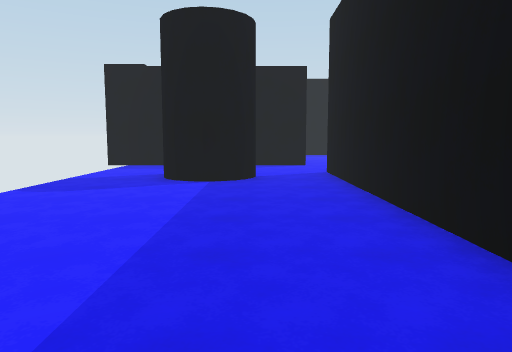
view 1 (above)

16 first-person views from a walk through a 3-D level made in the Unity game engine. The camera is 1.4 m above the floor, tilts 6° down and sees 70° across. The floor is counted in squares, 2 m on a side. Each view is taken from the middle of a square. On the plan, view 1 faces up. The plan holds only what a view shows up to about 11 squares ahead; the rest is blank. The place goes on beyond the plan. The player is left out.

view 2
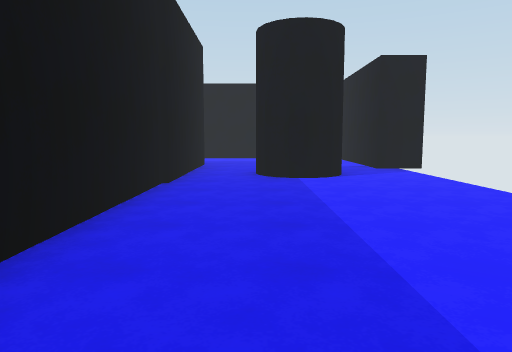

view 3
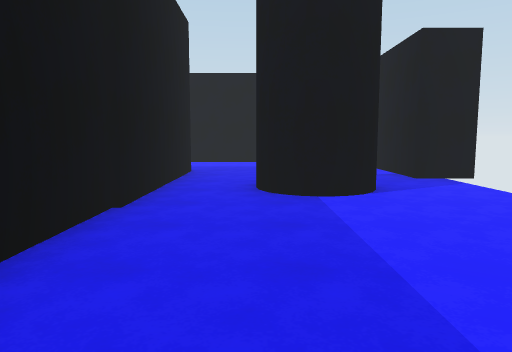

view 4
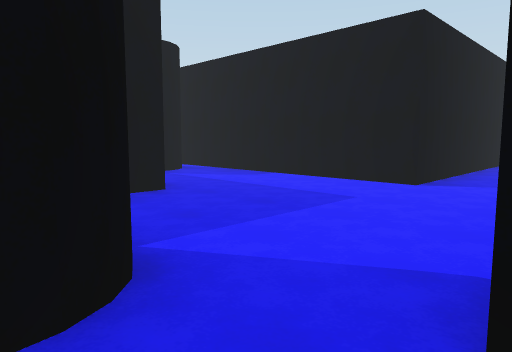

view 5
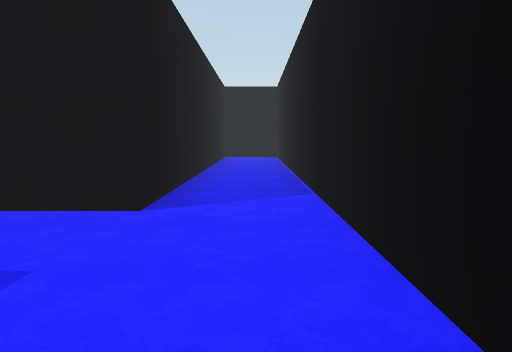

view 6
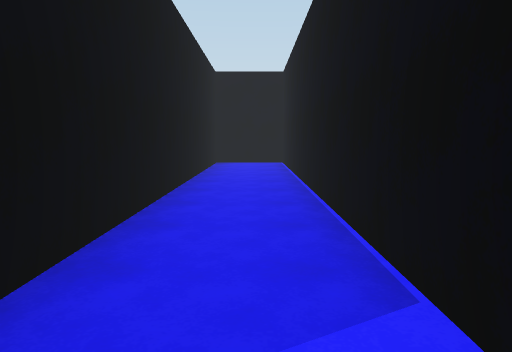

view 7
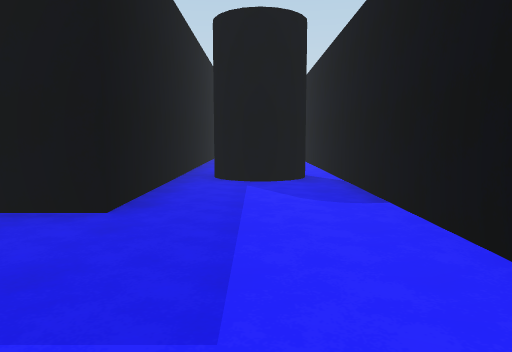

view 8
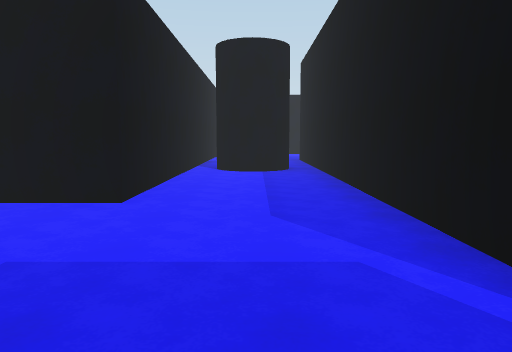

view 9
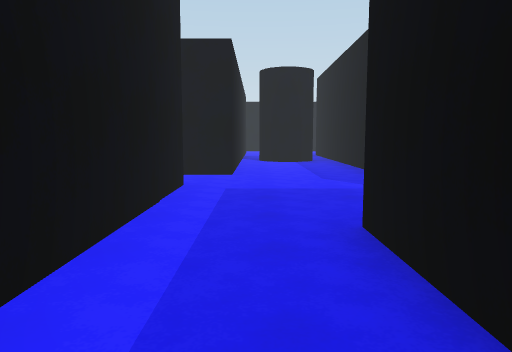

view 10
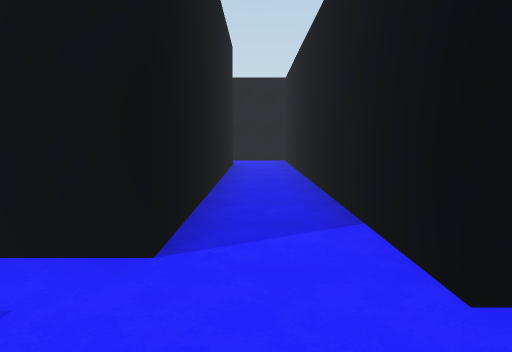

view 11
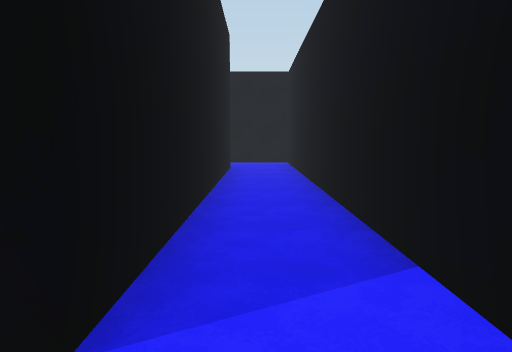

view 12
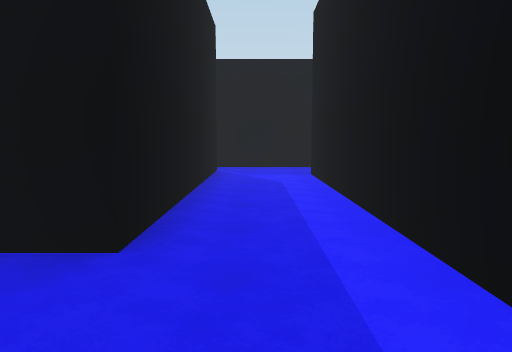

view 13
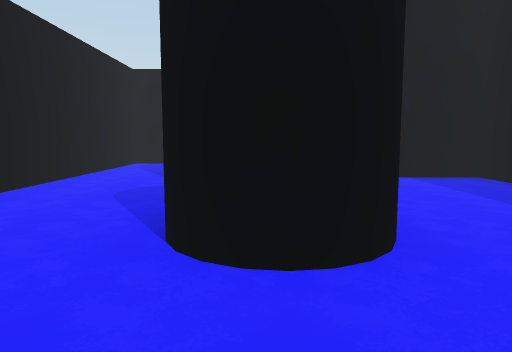

view 14
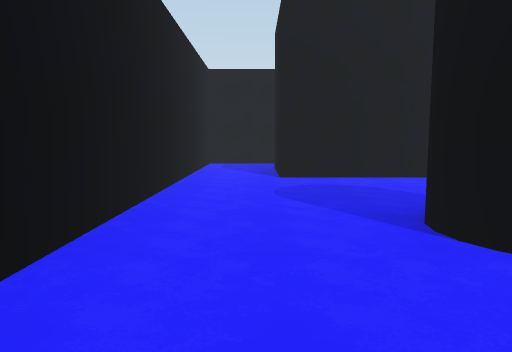

view 15
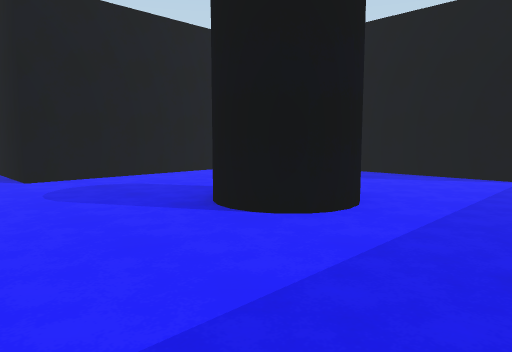

view 16
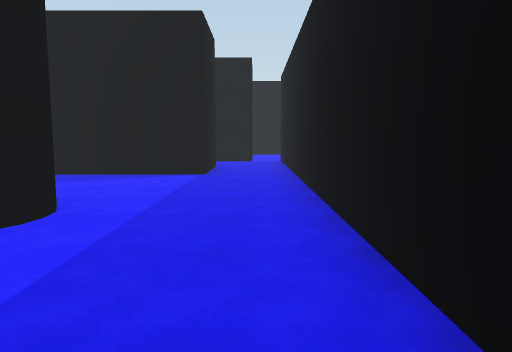

### Floor plan
Points are (right, up) in squares from view 1. A wall is a line through its corners. A room is listed if a view was taken in it or the views show most of it. See-through windows are left out.
Room 1 (views 1, 2, 3, 4, 5, 6, 7)
walls: (-3.9, -2.2) (-2.8, -2.2) (-2.8, -16.2) (-0.9, -16.2) (-0.9, -6.5) (5.1, -6.5); (3.9, -4.7) (4.2, -4.3); (5.4, -3.6) (1.4, -3.6) (1.4, 7.5)
ways out: opening at (4.5, -4) to room 2; gap at (5, -6) to room 2; opening at (-2.5, 6.5); opening at (0.5, 6.5)
Room 2 (views 8, 9, 10, 11, 12)
walls: (11.1, -3.6) (5.4, -3.6); (5.1, -6.5) (9.1, -6.5) (9.1, -16.2) (12.5, -16.2); (10.6, -14.6) (10.6, -7.1) (18, -7.1); (12.6, -14.6) (10.9, -14.6); (18.9, -5.2) (13.2, -5.2) (13.2, -4.4); (19.8, -6.5) (19.8, -5)
ways out: opening at (4.5, -4) to room 1; gap at (5, -6) to room 1; opening at (11.5, -15.5) to room 3; opening at (19, -6) to room 3; opening at (13, -4)
Room 3 (views 13, 14, 15, 16)
walls: (13.5, -9.1) (12.6, -9.1) (12.6, -14.6); (19.8, -15) (19.8, -6.5); (18, -7.1) (18, -9.1) (15.1, -9.1); (12.5, -16.2) (17.2, -16.2)
ways out: opening at (11.5, -15.5) to room 2; opening at (19, -6) to room 2

Positions as (right, up) in squares from view 1, and headings:
1: (0, 0), facing up
2: (0, 6), facing down
3: (0, 4), facing down
4: (-3, -1), facing down-right
5: (-2, -3), facing down
6: (-2, -6), facing down
7: (-2, -5), facing right
8: (13, -5), facing left
9: (16, -6), facing left
10: (10, -5), facing down
11: (10, -6), facing down
12: (11, -6), facing right
13: (19, -13), facing left
14: (19, -15), facing left
15: (19, -16), facing up-left
16: (19, -16), facing up
